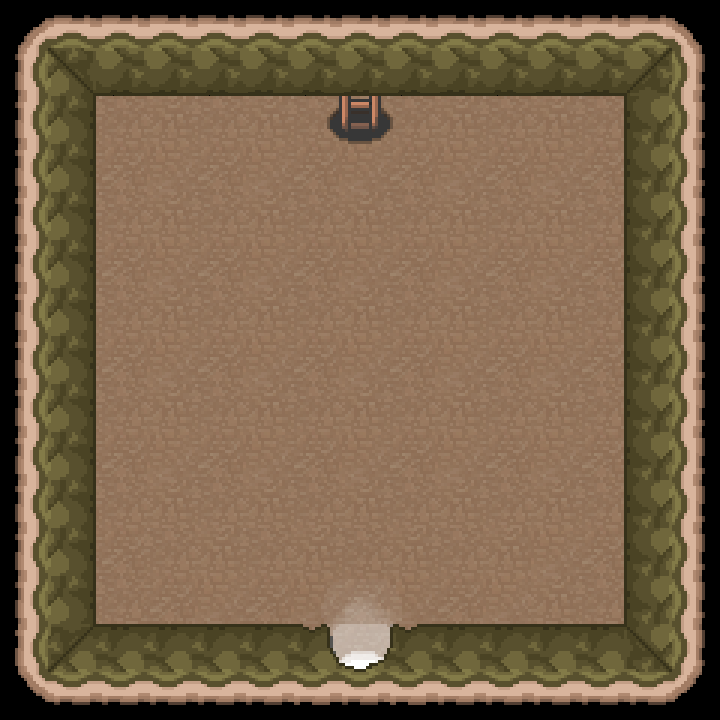

A 2D game scene composited from a Tiled map and its tileset images. What follows is a short description and the map's XML, with each tile layer's data collapsed to a summary:
An orthogonal 15x15 tile map with 48x48 px tiles, 6 tile layers (Base Layer, Under Layer 1, Under Layer 2, Over Layer, ...).

<map version="1.0" orientation="orthogonal" width="15" height="15" tilewidth="48" tileheight="48">
 <tileset firstgid="1" name="tilesheet03" tilewidth="48" tileheight="48">
  <image source="../images/tilesheet03.png" width="1024" height="2048" />
 </tileset>
 <layer name="Base Layer" width="15" height="15">
  <data>[225 cells, 124 non-empty, 8 distinct tile ids]</data>
 </layer>
 <layer name="Under Layer 1" width="15" height="15">
  <data>[225 cells, 107 non-empty, 41 distinct tile ids]</data>
 </layer>
 <layer name="Under Layer 2" width="15" height="15">
  <data>[225 cells, 6 non-empty, 6 distinct tile ids]</data>
 </layer>
 <layer name="Over Layer" width="15" height="15">
  <data>[225 cells, 0 non-empty, 0 distinct tile ids]</data>
 </layer>
 <layer name="Blocking Layer" width="15" height="15">
  <data>[225 cells, 102 non-empty, 36 distinct tile ids]</data>
 </layer>
 <layer name="Exit Layer" width="15" height="15">
  <data>[225 cells, 3 non-empty, 3 distinct tile ids]</data>
 </layer>
</map>